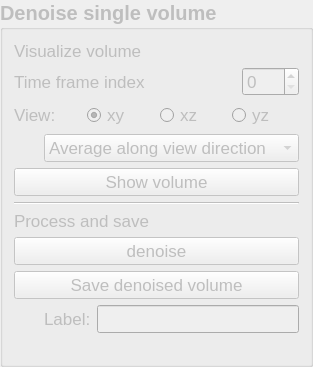
            <widget class="QGroupBox" name="groupBox_volume_ls">
             <property name="enabled">
              <bool>false</bool>
             </property>
             <property name="font">
              <font>
               <pointsize>15</pointsize>
               <weight>75</weight>
               <bold>true</bold>
              </font>
             </property>
             <property name="title">
              <string>Denoise single volume</string>
             </property>
             <layout class="QVBoxLayout" name="verticalLayout_8">
              <property name="spacing">
               <number>-1</number>
              </property>
              <item>
               <widget class="QLabel" name="label_53">
                <property name="font">
                 <font>
                  <pointsize>13</pointsize>
                  <weight>50</weight>
                  <bold>false</bold>
                 </font>
                </property>
                <property name="text">
                 <string>Visualize volume</string>
                </property>
               </widget>
              </item>
              <item>
               <layout class="QGridLayout" name="gridLayout_35" columnstretch="2,0">
                <item row="0" column="1">
                 <widget class="QSpinBox" name="spinBox_t_frame_index_ls">
                  <property name="enabled">
                   <bool>false</bool>
                  </property>
                  <property name="font">
                   <font>
                    <pointsize>13</pointsize>
                    <weight>50</weight>
                    <bold>false</bold>
                   </font>
                  </property>
                  <property name="minimum">
                   <number>0</number>
                  </property>
                  <property name="maximum">
                   <number>999</number>
                  </property>
                 </widget>
                </item>
                <item row="0" column="0">
                 <widget class="QLabel" name="label_t_frame_index_ls">
                  <property name="enabled">
                   <bool>false</bool>
                  </property>
                  <property name="font">
                   <font>
                    <pointsize>13</pointsize>
                    <weight>50</weight>
                    <bold>false</bold>
                   </font>
                  </property>
                  <property name="text">
                   <string>Time frame index</string>
                  </property>
                  <property name="wordWrap">
                   <bool>true</bool>
                  </property>
                 </widget>
                </item>
               </layout>
              </item>
              <item>
               <layout class="QGridLayout" name="gridLayout_37">
                <property name="leftMargin">
                 <number>0</number>
                </property>
                <property name="topMargin">
                 <number>0</number>
                </property>
                <item row="0" column="0">
                 <widget class="QLabel" name="label_plot_view_ls">
                  <property name="enabled">
                   <bool>false</bool>
                  </property>
                  <property name="font">
                   <font>
                    <pointsize>13</pointsize>
                    <weight>50</weight>
                    <bold>false</bold>
                   </font>
                  </property>
                  <property name="text">
                   <string>View:</string>
                  </property>
                 </widget>
                </item>
                <item row="0" column="1">
                 <widget class="QRadioButton" name="radioButton_plot_xy_ls">
                  <property name="enabled">
                   <bool>false</bool>
                  </property>
                  <property name="font">
                   <font>
                    <pointsize>13</pointsize>
                    <weight>50</weight>
                    <bold>false</bold>
                   </font>
                  </property>
                  <property name="text">
                   <string>xy</string>
                  </property>
                  <property name="checked">
                   <bool>true</bool>
                  </property>
                 </widget>
                </item>
                <item row="0" column="2">
                 <widget class="QRadioButton" name="radioButton_plot_xz_ls">
                  <property name="enabled">
                   <bool>false</bool>
                  </property>
                  <property name="font">
                   <font>
                    <pointsize>13</pointsize>
                    <weight>50</weight>
                    <bold>false</bold>
                   </font>
                  </property>
                  <property name="text">
                   <string>xz</string>
                  </property>
                  <property name="checked">
                   <bool>false</bool>
                  </property>
                 </widget>
                </item>
                <item row="0" column="3">
                 <widget class="QRadioButton" name="radioButton_plot_yz_ls">
                  <property name="enabled">
                   <bool>false</bool>
                  </property>
                  <property name="font">
                   <font>
                    <pointsize>13</pointsize>
                    <weight>50</weight>
                    <bold>false</bold>
                   </font>
                  </property>
                  <property name="text">
                   <string>yz</string>
                  </property>
                 </widget>
                </item>
               </layout>
              </item>
              <item>
               <layout class="QGridLayout" name="gridLayout_38">
                <property name="leftMargin">
                 <number>30</number>
                </property>
                <property name="topMargin">
                 <number>0</number>
                </property>
                <property name="spacing">
                 <number>0</number>
                </property>
                <item row="0" column="0">
                 <widget class="QComboBox" name="comboBox">
                  <property name="enabled">
                   <bool>false</bool>
                  </property>
                  <property name="font">
                   <font>
                    <pointsize>13</pointsize>
                    <weight>50</weight>
                    <bold>false</bold>
                   </font>
                  </property>
                  <item>
                   <property name="text">
                    <string>Average along view direction</string>
                   </property>
                  </item>
                  <item>
                   <property name="text">
                    <string>Maximum along view direction</string>
                   </property>
                  </item>
                  <item>
                   <property name="text">
                    <string>Volume as stack</string>
                   </property>
                  </item>
                 </widget>
                </item>
               </layout>
              </item>
              <item>
               <widget class="QPushButton" name="pushButton_show_ls">
                <property name="enabled">
                 <bool>false</bool>
                </property>
                <property name="font">
                 <font>
                  <pointsize>13</pointsize>
                  <weight>50</weight>
                  <bold>false</bold>
                 </font>
                </property>
                <property name="text">
                 <string>Show volume</string>
                </property>
               </widget>
              </item>
              <item>
               <widget class="Line" name="line_20">
                <property name="orientation">
                 <enum>Qt::Horizontal</enum>
                </property>
               </widget>
              </item>
              <item>
               <widget class="QLabel" name="label_52">
                <property name="font">
                 <font>
                  <pointsize>13</pointsize>
                  <weight>50</weight>
                  <bold>false</bold>
                 </font>
                </property>
                <property name="text">
                 <string>Process and save</string>
                </property>
               </widget>
              </item>
              <item>
               <widget class="QPushButton" name="pushButton_denoise_ls">
                <property name="enabled">
                 <bool>false</bool>
                </property>
                <property name="font">
                 <font>
                  <pointsize>13</pointsize>
                  <weight>50</weight>
                  <bold>false</bold>
                 </font>
                </property>
                <property name="text">
                 <string>denoise</string>
                </property>
               </widget>
              </item>
              <item>
               <widget class="QPushButton" name="pushButton_save_volume_ls">
                <property name="enabled">
                 <bool>false</bool>
                </property>
                <property name="font">
                 <font>
                  <pointsize>13</pointsize>
                  <weight>50</weight>
                  <bold>false</bold>
                 </font>
                </property>
                <property name="text">
                 <string>Save denoised volume</string>
                </property>
               </widget>
              </item>
              <item>
               <layout class="QGridLayout" name="gridLayout_36" columnstretch="0,1">
                <property name="leftMargin">
                 <number>30</number>
                </property>
                <property name="horizontalSpacing">
                 <number>-1</number>
                </property>
                <property name="verticalSpacing">
                 <number>0</number>
                </property>
                <item row="0" column="0">
                 <widget class="QLabel" name="label_save_label_ls">
                  <property name="enabled">
                   <bool>false</bool>
                  </property>
                  <property name="font">
                   <font>
                    <pointsize>13</pointsize>
                    <weight>50</weight>
                    <bold>false</bold>
                   </font>
                  </property>
                  <property name="text">
                   <string>Label:</string>
                  </property>
                  <property name="wordWrap">
                   <bool>true</bool>
                  </property>
                 </widget>
                </item>
                <item row="0" column="1">
                 <widget class="QLineEdit" name="lineEdit_save_label_ls">
                  <property name="enabled">
                   <bool>false</bool>
                  </property>
                  <property name="font">
                   <font>
                    <pointsize>13</pointsize>
                    <weight>50</weight>
                    <bold>false</bold>
                   </font>
                  </property>
                  <property name="text">
                   <string/>
                  </property>
                 </widget>
                </item>
               </layout>
              </item>
              <item>
               <spacer name="verticalSpacer_8">
                <property name="orientation">
                 <enum>Qt::Vertical</enum>
                </property>
                <property name="sizeType">
                 <enum>QSizePolicy::Expanding</enum>
                </property>
                <property name="sizeHint" stdset="0">
                 <size>
                  <width>20</width>
                  <height>20</height>
                 </size>
                </property>
               </spacer>
              </item>
             </layout>
            </widget>
